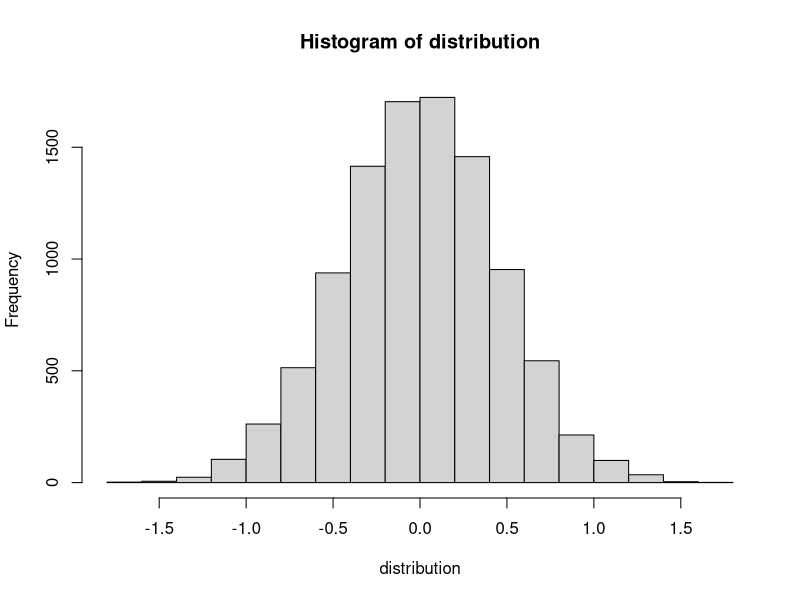
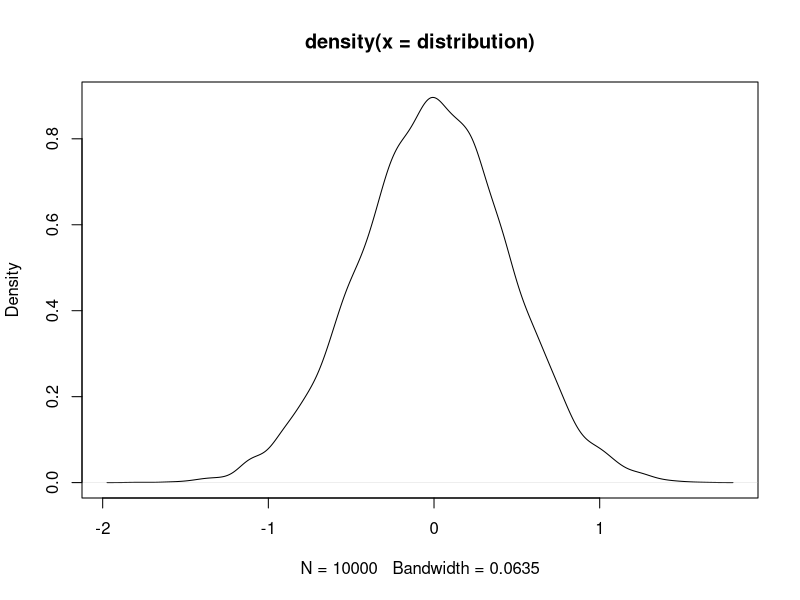
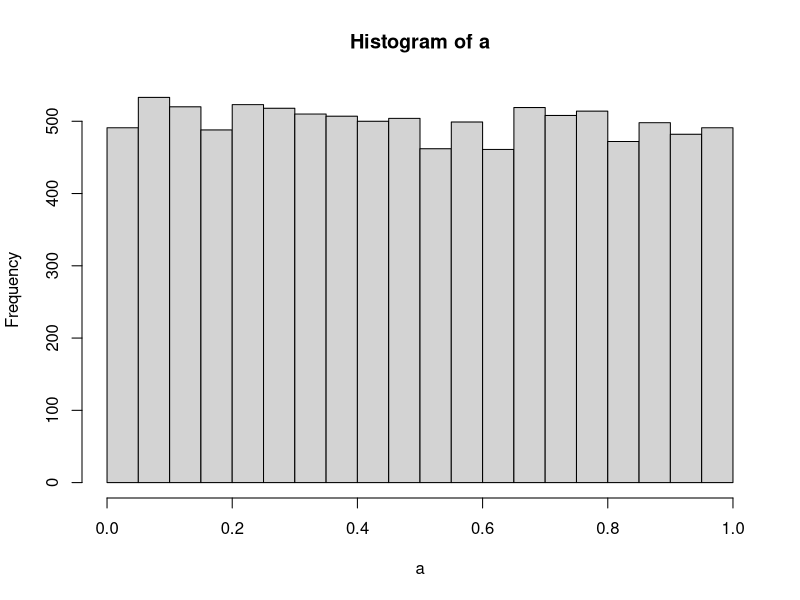
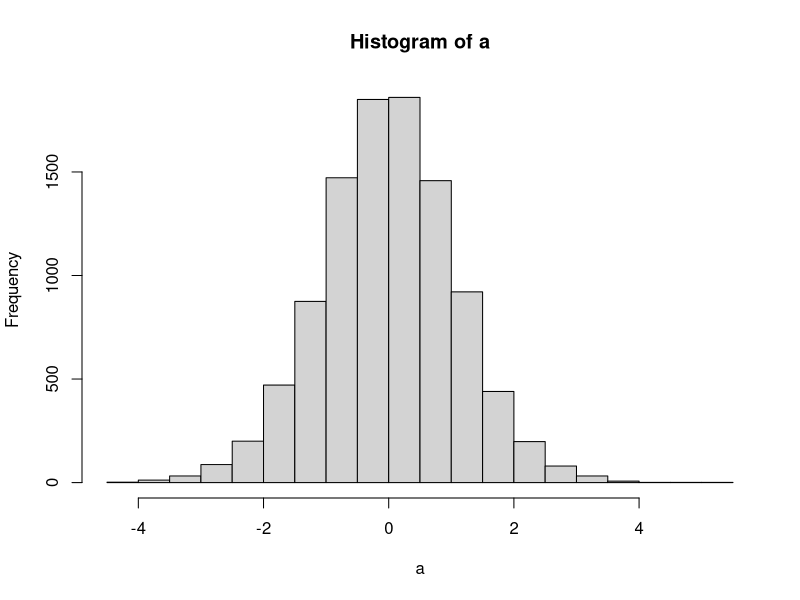
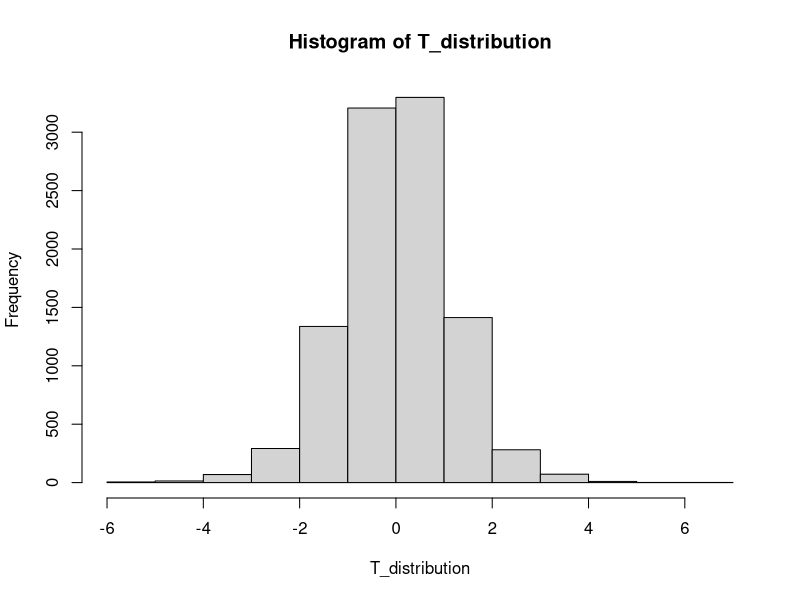
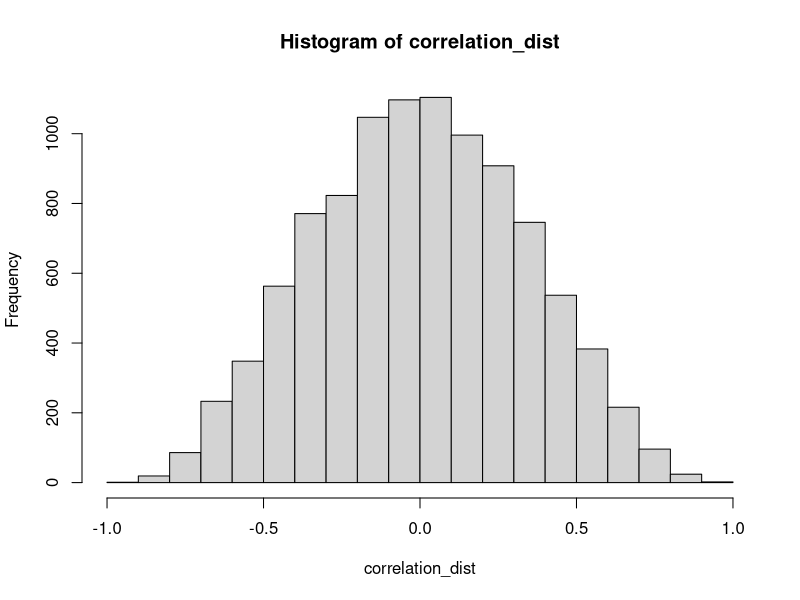

Write the R code that produced these figures, in order.
## ---- chunk 1
knitr::opts_chunk$set(echo = TRUE)
## ---- chunk 2
distribution <- c()

    for(i in 1:10000) {
    vector_1 <- rnorm(10,0,1)
    vector_2 <- rnorm(10,0,1)
    distribution <- c(distribution,mean(vector_2)-mean(vector_1))
    }
    y <- hist(distribution)
## ---- chunk 3
plot(density(distribution))
## ---- chunk 4
a <- replicate(10000,t.test(rnorm(10,0,1),rnorm(10,0,1))$p.value)
hist(a)
## ---- chunk 5
a <- replicate(10000,t.test(rnorm(10,0,1),rnorm(10,0,1))$statistic)
hist(a)
## ---- chunk 6
t <- .5
df <- 9
(1 - pt(q = abs(t), df = df))*2
## ---- chunk 7
t <- 1
df <- 9
(1 - pt(q = abs(t), df = df))*2
## ---- chunk 8
t <- 1.5
df <- 9
(1 - pt(q = abs(t), df = df))*2
## ---- chunk 9
t <- 2
df <- 9
(1 - pt(q = abs(t), df = df))*2
## ---- chunk 10
t <- 2.5
df <- 9
(1 - pt(q = abs(t), df = df))*2
## ---- chunk 11
testScores <- rnorm(10, mean = 0, sd = 1)
t.test(testScores,mu=0)
t_dist <-runif(10000)

## ---- chunk 12
 T_distribution <- c()

    for(i in 1:10000) {
      vector_3 <- rnorm(10,0,1)
      T_distribution <- c(T_distribution,(mean(vector_3)- 0)/(sd(vector_3)/(sqrt(length(vector_3)))))
    }
    hist(T_distribution)

## ---- chunk 13
x <- rnorm(10,0,1)
y <- rnorm(10,0,1)
cor(x,y)

## ---- chunk 14
correlation_dist <- c()

    for(i in 1:10000) {
    vector_1 <- rnorm(10,0,1)
    vector_2 <- rnorm(10,0,1)
    correlation_dist <- c(correlation_dist, cor(vector_1,vector_2))
    }

    hist(correlation_dist)
## ---- chunk 15
zd <- density(correlation_dist)

    c_1 <- which(zd$y >= 0.05)
    abs(zd$x[c_1[1]])
## ---- chunk 16
A <- c(1,2,3,4)
B <- c(3,4,5,6)
C <- c(5,6,7,8)
Subjects <- 1:4
Factor1 <- rep(rep(c("A","B","C"), each = 4), 10)
Factor2 <- rep(rep(c("1","2"), 2), 10)
meanvalue_subject <- c(A,B,C)

all_data <- data.frame(Subjects = as.factor(Subjects),
                       meanvalue_subject, A,B,C)
    aov_output <- aov(meanvalue_subject~A*B*C, all_data)

library(xtable)

## ---- chunk 17
    knitr::kable(xtable(summary(aov_output)))

